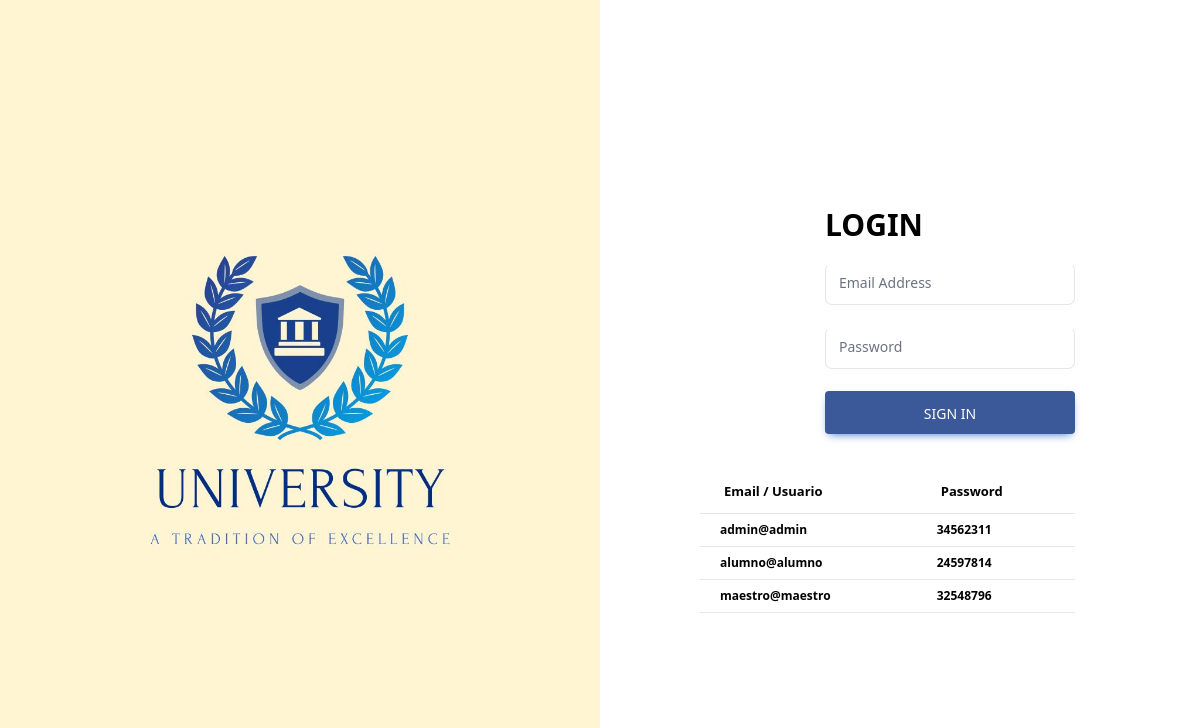
The page /index.php on the database its author committed.
### tables this page shows
CREATE TABLE `usuarios` (
  `id_usuario` int NOT NULL AUTO_INCREMENT,
  `dni` varchar(15) DEFAULT NULL,
  `nombre` varchar(255) DEFAULT NULL,
  `apellido` varchar(255) DEFAULT NULL,
  `correo_electronico` varchar(255) DEFAULT NULL,
  `contrasena` varchar(255) DEFAULT NULL,
  `rol` enum('ADMIN','MAESTRO','ALUMNO') DEFAULT NULL,
  `activo` tinyint(1) DEFAULT NULL,
  PRIMARY KEY (`id_usuario`),
  UNIQUE KEY `dni` (`dni`),
  UNIQUE KEY `correo_electronico` (`correo_electronico`)
);

### controllers/LoginController.php (called while the page is built)
<?php
include $_SERVER["DOCUMENT_ROOT"] . "/models/LoginModel.php";
class LoginController
{
    protected $model;
    public function __construct()
    {
        $this->model = new LoginModel();
    }
    public function index()
    {
        $usuariosDefecto = $this->model->mostrarUsuariosPorDefecto();
        include $_SERVER["DOCUMENT_ROOT"] . "/views/login.php";
    }
}

### config/dataBase.php (called while the page is built)
<?php
return [
    "host" => "localhost",
    "username" => "root",
    "userPassword" => "16345abcde@A",
    "dbname" => "universidad"
];

### models/LoginModel.php (called while the page is built)
<?php
class LoginModel
{
    protected $db;
    public function __construct()
    {
        $config = include($_SERVER["DOCUMENT_ROOT"] . "/config/dataBase.php");
        try {
            $dsn = "mysql:host=" . $config['host'] . "; dbname=" . $config['dbname'];
            $this->db = new PDO($dsn, $config["username"], $config["userPassword"]);
            $this->db->setAttribute(PDO::ATTR_ERRMODE, PDO::ERRMODE_EXCEPTION);
        } catch (PDOException $e) {
            echo "Error" . $e->getMessage();
        }
    }
    public function mostrarUsuariosPorDefecto()
    {
        $res = $this->db->query("SELECT correo_electronico, dni
        FROM usuarios
        WHERE id_usuario <> 16
            AND (correo_electronico = 'admin@admin'
                OR correo_electronico = 'maestro@maestro'
                OR correo_electronico = 'alumno@alumno');");
        $data = $res->fetchAll(PDO::FETCH_ASSOC);
        return $data;
    }
}

### views/login.php (the view, shortened to what this page needs)
<!DOCTYPE html>
<html lang="en">
<head>
    <link rel="stylesheet" href="../dist/output.css">
    <script src="https://cdn.tailwindcss.com"></script>
</head>
<body>
    <section class="h-screen w-full ">
        <div class=" h-full  w-full ">
            <div class="g-6 flex h-full flex-wrap items-center justify-center lg:justify-between">
                <div class="mb-12 md:mb-0 md:w-8/12 lg:w-6/12 bg-[#fff5d2] h-screen flex items-center">
                    <img src="../images/logo.jpg" class="w-full" alt="logo Universidad" />
                </div>
                <div class="md:w-8/12 lg:ml-6 lg:w-5/12 ">
                    <form class="w-2/4 mx-auto" action="/home" method="post">
                        <div>
                            <h2 class="text-3xl uppercase font-semibold my-5">Login</h2>
                        </div>
                        <div class="relative w-full min-w-[200px] h-10  mb-6">
                            <input
                                class="peer  w-full h-full bg-transparent text-gray-700 font-sans font-normal outline outline-0 focus:outline-0 disabled:bg-blue-gray-50 disabled:border-0 transition-all placeholder-shown:border placeholder-shown:border-blue-gray-400 placeholder-shown:border-t-blue-gray-400 border focus:border-2 border-t-transparent focus:border-t-transparent text-sm px-3 py-5 rounded-[7px] border-blue-gray-200 focus:border-blue-500"
                                placeholder=" " name="email" value="" id="">
                            <label
                                class="flex w-full h-full select-none pointer-events-none absolute left-0 font-normal peer-placeholder-shown:text-gray-500 leading-tight peer-focus:leading-tight peer-disabled:text-transparent peer-disabled:peer-placeholder-shown:text-blue-gray-500 transition-all -top-1.5 peer-placeholder-shown:text-sm text-[11px] peer-focus:text-[11px] before:content[' '] before:block before:box-border before:w-2.5 before:h-1.5 before:mt-[6.5px] before:mr-1 peer-placeholder-shown:before:border-transparent before:rounded-tl-md before:border-t peer-focus:before:border-t-2 before:border-l peer-focus:before:border-l-2 before:pointer-events-none before:transition-all peer-disabled:before:border-transparent after:content[' '] after:block after:flex-grow after:box-border after:w-2.5 after:h-1.5 after:mt-[6.5px] after:ml-1 peer-placeholder-shown:after:border-transparent after:rounded-tr-md after:border-t peer-focus:after:border-t-2 after:border-r peer-focus:after:border-r-2 after:pointer-events-none after:transition-all peer-disabled:after:border-transparent peer-placeholder-shown:leading-[3.75] text-blue-gray-400 peer-focus:text-blue-500 before:border-blue-gray-200 peer-focus:before:border-blue-500 after:border-blue-gray-200 peer-focus:after:border-blue-500">
                                Email Address</label>
                        </div>
                        <div class="relative w-full min-w-[200px] h-10  mb-6">
                            <input
                                class="peer  w-full h-full bg-transparent text-gray-700 font-sans font-normal outline outline-0 focus:outline-0 disabled:bg-blue-gray-50 disabled:border-0 transition-all placeholder-shown:border placeholder-shown:border-blue-gray-200 placeholder-shown:border-t-blue-gray-200 border focus:border-2 border-t-transparent focus:border-t-transparent text-sm px-3 py-5 rounded-[7px] border-blue-gray-200 focus:border-blue-500"
                                placeholder=" " name="pass" value="" type="password">
                            <label
                                class="flex w-full h-full select-none pointer-events-none absolute left-0 font-normal peer-placeholder-shown:text-gray-500 leading-tight peer-focus:leading-tight peer-disabled:text-transparent peer-disabled:peer-placeholder-shown:text-blue-gray-500 transition-all -top-1.5 peer-placeholder-shown:text-sm text-[11px] peer-focus:text-[11px] before:content[' '] before:block before:box-border before:w-2.5 before:h-1.5 before:mt-[6.5px] before:mr-1 peer-placeholder-shown:before:border-transparent before:rounded-tl-md before:border-t peer-focus:before:border-t-2 before:border-l peer-focus:before:border-l-2 before:pointer-events-none before:transition-all peer-disabled:before:border-transparent after:content[' '] after:block after:flex-grow after:box-border after:w-2.5 after:h-1.5 after:mt-[6.5px] after:ml-1 peer-placeholder-shown:after:border-transparent after:rounded-tr-md after:border-t peer-focus:after:border-t-2 after:border-r peer-focus:after:border-r-2 after:pointer-events-none after:transition-all peer-disabled:after:border-transparent peer-placeholder-shown:leading-[3.75] text-blue-gray-400 peer-focus:text-blue-500 before:border-blue-gray-200 peer-focus:before:border-blue-500 after:border-blue-gray-200 peer-focus:after:border-blue-500">
                                Password</label>
                        </div>
                        <button type="submit"
                            class="inline-block w-full rounded bg-[#3b5998] px-7 pb-2.5 pt-3 text-sm font-medium uppercase leading-normal text-white shadow-[0_4px_9px_-4px_#3b71ca] transition duration-150 ease-in-out hover:bg-primary-600 hover:shadow-[0_8px_9px_-4px_rgba(59,113,202,0.3),0_4px_18px_0_rgba(59,113,202,0.2)] focus:bg-primary-600 focus:shadow-[0_8px_9px_-4px_rgba(59,113,202,0.3),0_4px_18px_0_rgba(59,113,202,0.2)] focus:outline-none focus:ring-0 active:bg-primary-700 active:shadow-[0_8px_9px_-4px_rgba(59,113,202,0.3),0_4px_18px_0_rgba(59,113,202,0.2)] dark:shadow-[0_4px_9px_-4px_rgba(59,113,202,0.5)] dark:hover:shadow-[0_8px_9px_-4px_rgba(59,113,202,0.2),0_4px_18px_0_rgba(59,113,202,0.1)] dark:focus:shadow-[0_8px_9px_-4px_rgba(59,113,202,0.2),0_4px_18px_0_rgba(59,113,202,0.1)] dark:active:shadow-[0_8px_9px_-4px_rgba(59,113,202,0.2),0_4px_18px_0_rgba(59,113,202,0.1)]">
                            Sign in
                        </button>
                    </form>
                    <table class="w-3/4  table-auto  mt-9">
                        <thead>
                            <tr>
                                <th class="border-b border-blue-gray-50 py-3 px-6 text-left">
                                    <p
                                        class="block antialiased font-sans text-[13px]  capitalize text-blue-gray-400 font-bold">
                                        Email / Usuario</p>
                                </th>
                                <th class="border-b border-blue-gray-50 py-3 px-6 text-left">
                                    <p
                                        class="block antialiased font-sans text-[13px]  capitalize text-blue-gray-400 font-bold">
                                        password</p>
                                </th>
                            </tr>
                        </thead>
                        <tbody>
                            <?php
                            foreach ($usuariosDefecto as $usuario) {
                            ?>
                            <tr class=" hover:bg-[#c3dff9]">
                                <td class="py-2 px-5 border-b border-blue-gray-50">
                                    <p class="block antialiased font-sans text-xs  text-blue-gray-900 font-bold">
                                        <?= $usuario["correo_electronico"] ?></p>
                                </td>
                                <td class="py-2 px-5 border-b border-blue-gray-50">
                                    <p class="block antialiased font-sans text-xs  text-blue-gray-900 font-bold">
                                        <?= $usuario["dni"] ?></p>
                                </td>
                            </tr>
                            <?php } ?>
                        </tbody>
                    </table>
                </div>
            </div>
        </div>
    </section>
</body>
</html>

### rows shown on the page
usuarios: correo_electronico "admin@admin", dni "34562311"
usuarios: correo_electronico "alumno@alumno", dni "24597814"
usuarios: correo_electronico "maestro@maestro", dni "32548796"
